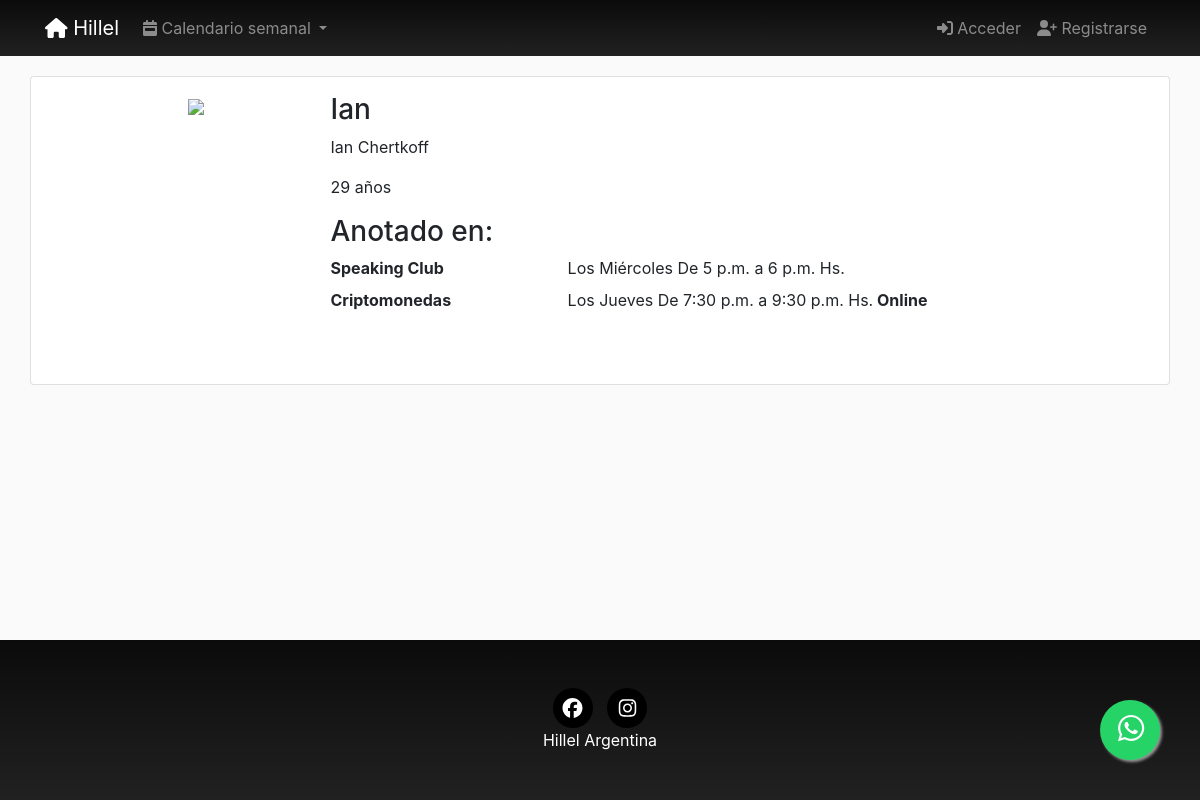
Screenshot of /profiles/Ian/ with the database file from the repository.
### registration/models.py (models this page shows, shortened)
class Profile(models.Model):
    user = models.OneToOneField(User, on_delete=models.CASCADE)
    avatar = models.ImageField(upload_to=custom_upload_to,
                               null=True, blank=True)
    apellido = models.CharField(null=True, blank=True, max_length=100)
    nombre = models.CharField(null=True, blank=True, max_length=100)
    whatsapp = models.CharField(verbose_name="Número de Whatsapp", null=True, blank=True, max_length=30)
    instagram = models.CharField(verbose_name="@ de Instagram", null=True, blank=True, max_length=100)
    onward = models.ForeignKey(FechaOnward,   on_delete=models.CASCADE, verbose_name="¿Viajaste a Onward? ¿Cuándo?", null=True, blank=True)
    taglit = models.ForeignKey(FechaTaglit,  on_delete=models.CASCADE, verbose_name="¿Viajaste a Taglit? ¿Cuándo?", null=True, blank=True)
    comoConociste = models.CharField(verbose_name="¿Cómo conociste Hillel?", null=True, blank=True, max_length=250)
    estudios = models.CharField(verbose_name="¿Estás estudiando, o te recibiste? ¿Qué estudias/te y en qué institución?", null=True, blank=True, max_length=250)
    experienciaComunitaria = models.CharField(null=True, blank=True, max_length=250)
    fechaNacimiento = models.DateField(null=True, blank=True)
    provincia = models.ForeignKey(Provincia, on_delete=models.CASCADE,verbose_name="provincia", null=True, blank=True)
    categories = models.ManyToManyField(Category, verbose_name='Intereses', related_name='get_user_pages', blank=True)
    validado = models.BooleanField(verbose_name="Perfil validado", default=0)
    created = models.DateTimeField(auto_now_add=True, verbose_name="Fecha de creación", blank=True, null=True)
    updated = models.DateTimeField(auto_now=True, verbose_name="Fecha de edición", blank=True, null=True)
    class Meta:
        verbose_name = "Perfil"
        verbose_name_plural = "Perfiles"
        ordering = ['-updated']
    @property
    def subscription(self):
        subscription = Subscription.objects.find(self.user)
        if subscription is None:
            return
        if subscription.pages is None:
            return
        return subscription.pages.all()
    @property
    def edad(self):
        if self.fechaNacimiento is None:
            return
        today = date.today()
        return today.year - self.fechaNacimiento.year - ((today.month, today.day) < (self.fechaNacimiento.month, self.fechaNacimiento.day))

### pages/models.py (models this page shows, shortened)
class Page(models.Model):
    title = models.CharField(verbose_name="Título", max_length=200)
    horaDesde = models.TimeField(verbose_name="Hora desde", null=True, blank=True,auto_now=False, auto_now_add=False,)
    horaHasta = models.TimeField(verbose_name="Hora hasta", null=True, blank=True,auto_now=False, auto_now_add=False,)
    description = RichTextField(verbose_name="Descripción", null=True, blank=True)
    textoExtraMail = RichTextField(verbose_name="Texto extra del mail", null=True, blank=True)
    flyer = models.ImageField(upload_to=custom_upload_to,
                               null=True, blank=True)
    dia = models.ForeignKey(Day, verbose_name='dia', null=True, on_delete=models.CASCADE)
    cupo = models.SmallIntegerField(verbose_name="Cupo", default=0)
    modalidad = BooleanField(verbose_name="Online", default=0)
    nuevo = BooleanField(verbose_name="Nuevo", default=0)
    activa = BooleanField(verbose_name="Activa", default=1)
    categories = models.ManyToManyField(Category, verbose_name='categorias', related_name='get_pages',blank=True)
    provincia = models.ForeignKey(Provincia, on_delete=models.CASCADE, null=True, blank=True)
    responsable = models.ForeignKey(Responsable, on_delete=models.CASCADE, null=True, blank=True)
    colaborador = models.ForeignKey(Colaborador, on_delete=models.CASCADE, null=True, blank=True)
    secreta = BooleanField(verbose_name="Tiene clave?", default=0)
    clave = models.CharField(verbose_name="Clave", null=True, blank=True, default="", max_length=200)
    objects = PagesManager()
    created = models.DateTimeField(auto_now_add=True, verbose_name="Fecha de creación", blank=True, null=True)
    updated = models.DateTimeField(auto_now=True, verbose_name="Fecha de edición", blank=True, null=True)
    class Meta:
        verbose_name = "actividad"
        verbose_name_plural = "actividades"
        ordering = ['dia__order', 'horaDesde', '-title']
    def __str__(self):
        return self.title

class Day(models.Model):
    day = models.CharField(verbose_name="Día", max_length=200)
    order = models.SmallIntegerField(verbose_name="Orden", default=0)
    class Meta:
        verbose_name = "Día"
        verbose_name_plural = "Días"
        ordering = ['order']
    def __str__(self):
        return self.day

### profiles/views.py (the view)
# urls.py: path('<username>/', ProfileDetail.as_view(), name='detail'),
class ProfileDetail(DetailView):
    model = Profile
    template_name = "profiles/profile_detail.html"
    def get_object(self):
        return get_object_or_404(Profile,
                                 user__username=self.kwargs['username'])

### location/models.py (called while the page is built)
    def __str__(self):
        return self.title

### pages/models.py (called while the page is built)
    def find(self, user):
        queryset = self.filter(user=user)
        if len(queryset) > 0:
            return queryset[0]
        return None

### profiles/processors.py (called while the page is built)
def ctx_dict(request):
    ctx = {}
    bitajon = False
    if request.user.groups.filter(name="BITAJON").count():
        bitajon = True
    ctx["bitajon"] = bitajon
    return ctx

### registration/models.py (called while the page is built)
    def __str__(self):
        return self.fecha

    def __str__(self):
        return self.fecha

### social/processors.py (called while the page is built)
def ctx_dict(request):
    ctx = {}
    links = Link.objects.all()
    for link in links:
        ctx[link.key] = link.url
    return ctx

### profiles/templates/profiles/profile_detail.html (shortened to what this page needs)
{% extends 'core/base.html' %}
{% load static %}
{% block content %}
<main role="main">
  <div class="card container mb-5">
    <div class="row mt-3">
      <div class="col-md-9 mx-auto mb-5">
        <form action="" method="post" enctype="multipart/form-data">{% csrf_token %}
          <div class="row">
            <div class="col-md-2">
              {% if profile.avatar %}
                <img src="{{profile.avatar.url}}" class="img-fluid">
              {% else %}
                <img src="{% static 'registration/img/no-avatar.jpg' %}" class="img-fluid">
              {% endif %}
            </div>
            <div class="col-md-10">
              <h3>{{profile.user}}</h3>
                 {% if profile.nombre and profile.apellido  %}
                 <p>{{profile.nombre}} {{profile.apellido}}</p>
                 {% endif %}
                {% if profile.fechaNacimiento  %}<p>{{profile.edad}} años</p> {% endif %}
              {% if profile.subscription  %}
              <h3>Anotado en:</h3>
                <dl class="row">
                {% for sub in profile.subscription %}
                   <dt class="col-sm-4">{{sub}}</dt>
                   <dd class="col-sm-8">{% if sub.dia.order < 8 %}Los{% endif %} {{sub.dia}} De {{sub.horaDesde}} a {{sub.horaHasta}} Hs.{% if sub.modalidad  %}<b> Online</b>{% endif %}</dd>
                {% endfor %}
                </dl>
              {% endif %}
            </div>
          </div>
        </form>
      </div>
    </div>
  </div>
</main>
{% endblock %}

### core/static/core/css/main.css (style rules this page uses)
main { padding-top: 20px; }
:root { --jumbotron-padding-y: 3rem; }
html { overflow: scroll; }
body { min-height:100vh; margin:0; position:relative; }
body { position: relative; }
body::after { content: ''; display: block; height: 160px; }
.fondo { background-color: rgba(var(--b3f,250,250,250),1); }

### rows the page displays
Profile: user "Ian", nombre "Ian", apellido "Chertkoff", edad "29"
Page: title "Speaking Club", shows "Los", dia "Miércoles", horaDesde "5 p.m.", horaHasta "6 p.m."
Page: title "Criptomonedas", shows "Los", dia "Jueves", horaDesde "7:30 p.m.", horaHasta "9:30 p.m.", modalidad "Online"
